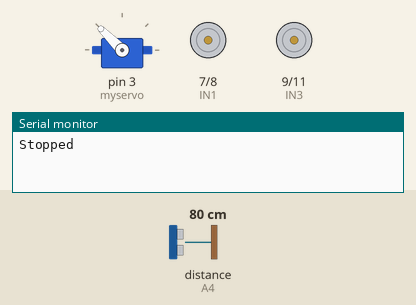
This sketch was run on a simulated Arduino Uno, built with avr-gcc and run on an emulated ATmega328P. Parts: servo, motor-driver pin pairs drawn as motors (green arrow = first pin HIGH = forward, orange = second pin HIGH = backward, longer = more drive, scaled by the enable pin), the last lines printed to the serial monitor. Inputs (shaded band) come from the test bench; at power-on: distance to the obstacle (sensor on A4) 80 cm. The echo pulse lasts 58.3 µs per cm.

Above: at 1.7 s.
1.8 s: distance to the obstacle (sensor on A4) set to 2 cm
At 3.0 s:
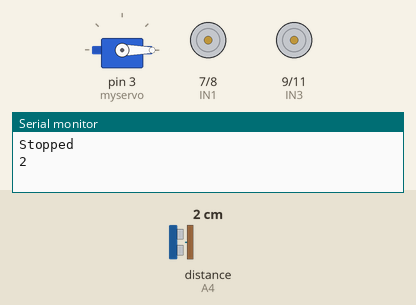
4.8 s: distance to the obstacle (sensor on A4) set to 35 cm
At 5.88 s:
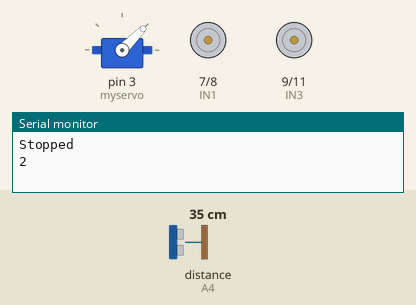
7.8 s: distance to the obstacle (sensor on A4) set to 4 cm
At 8.15 s:
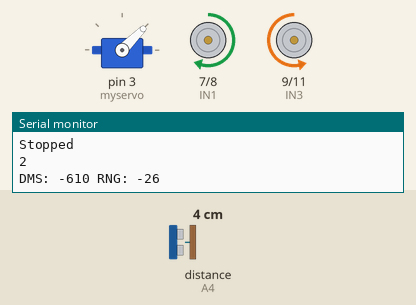
10.8 s: distance to the obstacle (sensor on A4) set to 120 cm
At 11.4 s:
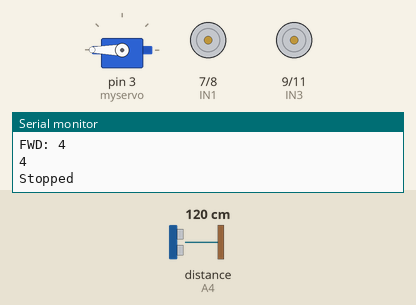
13.8 s: distance to the obstacle (sensor on A4) set to 9 cm
Timing chart, 0 to 17.8 s (numbered marks = the images above; inputs shaded):
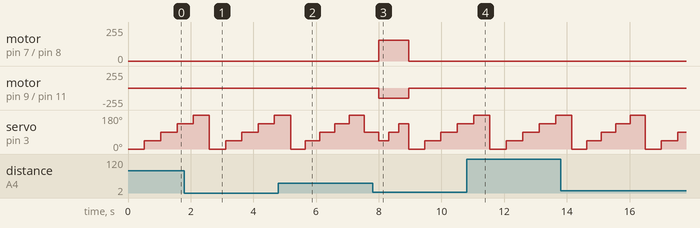

Measured:
- after the input at 1.8 s, motor on pin 7 (IN1) / pin 8 (IN2): stays stopped (without the input it goes to forward 155/255 after 1.3 s); motor on pin 9 (IN3) / pin 11 (IN4): stays stopped (without the input it goes to backward 150/255 after 1.3 s)
- after the input at 4.8 s, motor on pin 7 (IN1) / pin 8 (IN2): stays stopped (without the input it goes to backward 105/255 after 0.38 s); motor on pin 9 (IN3) / pin 11 (IN4): stays stopped (without the input it goes to forward 105/255 after 0.38 s)
- after the input at 7.8 s, motor on pin 7 (IN1) / pin 8 (IN2): stopped → forward 155/255 after 0.20 s, → stopped 0.95 s later; motor on pin 9 (IN3) / pin 11 (IN4): stopped → backward 150/255 after 0.20 s, → stopped 0.95 s later
- after the input at 10.8 s, motor on pin 7 (IN1) / pin 8 (IN2): stays stopped (without the input it goes to backward 110/255 after 0.73 s); motor on pin 9 (IN3) / pin 11 (IN4): stays stopped (without the input it goes to forward 105/255 after 0.73 s)

The sketch:

Avoid04.ino
```cpp
//FSU JPL Summer Team - Object Avoidance
#define MAXDISTANCE 150
#define MINDISTANCE 30

#include <NewPing.h>
NewPing sonar(A5, A4, MAXDISTANCE);  // sonar object

#include <Servo.h>  //servo library
Servo myservo;      // create servo object to control servo
#include <arduino-timer.h>  // Timer library

Timer<> timer;  // create TImer object for movement
Timer<> ledBlinker;  // Timer object for LED

int Echo = A4;
int Trig = A5;

#define ENA 5
#define ENB 6
#define IN1 7
#define IN2 8
#define IN3 9
#define IN4 11
#define SPEED 150
#define SLOWSPEED 105
#define SERVODELAY 400

#define BACKTIME 500

#define RIGHT 0
#define RIGHT45 1
#define FRONT 2
#define LEFT45 3
#define LEFT 4

#define STOPPED 0
#define STOPPING 1
#define FORWARD 2
#define BACK 3
#define BACKING 4
#define TURNLEFT 5
#define TURNLEFT45 6
#define TURNRIGHT 7
#define TURNRIGHT45 8
#define TURNING 9
#define TURNSTOP 10
#define STARTFORWARD 11
#define BACKSTOP 12

int turnIndex = 2;

int state = STOPPED;
bool wasBacking = false;

int angles[] = {0, 45, 90, 135, 180};
int turnTimes[] = {600, 400, 0, 400, 600};
int distances[5];
int scanCount = 0;
int LEDcount = 0;

//  Callback for forward movement
bool stopCallback(void *argument) {
  stop();
  state = STOPPED;
  return false;
}

// Callback for turn movement
bool turnCallback(void *argument) {
  stop();
  state = TURNSTOP;
  return false;
}

// Callback for back movement
bool backCallback(void *argument) {
  stop();
  state = BACKSTOP;
  return false;
}

// Callback for blink LED debug
bool toggle_led(void *) {
  digitalWrite(LED_BUILTIN, !digitalRead(LED_BUILTIN)); // toggle the LED
  LEDcount++;
  if (LEDcount >= 20 ) return false;
  return true; // repeat? true
}

// Set forward movement speed
// IN: carSpeed (PWM value)
// RETURN void
//
void forwardSpeed(int carSpeed) {
  analogWrite(ENA, carSpeed+5);
  analogWrite(ENB, carSpeed);
}

// Start forward movement
// IN:  carSpeed PWM
//      MS motor run time
// RETURN void
//
void forward(int carSpeed, int runTime){
  analogWrite(ENA, carSpeed+5);
  analogWrite(ENB, carSpeed);
  digitalWrite(IN1, HIGH);
  digitalWrite(IN2, LOW);
  digitalWrite(IN3, LOW);
  digitalWrite(IN4, HIGH);
  timer.in(runTime, stopCallback);
  //Serial.println("Forward");
}

// Start back movement
// IN:  carSpeed PWM
//      MS motor run time
// RETURN void
//
void back(int carSpeed, int runTime) {
  analogWrite(ENA, carSpeed);
  analogWrite(ENB, carSpeed);
  digitalWrite(IN1, LOW);
  digitalWrite(IN2, HIGH);
  digitalWrite(IN3, HIGH);
  digitalWrite(IN4, LOW);
  timer.in(runTime, backCallback);
  //Serial.println("Back");
}

// Start left movement
// IN:  carSpeed PWM
//      MS motor run time
// RETURN void
//
void left(int carSpeed, int runTime) {
  analogWrite(ENA, carSpeed);
  analogWrite(ENB, carSpeed);
  digitalWrite(IN1, LOW);
  digitalWrite(IN2, HIGH);
  digitalWrite(IN3, LOW);
  digitalWrite(IN4, HIGH);
  timer.in(runTime, turnCallback);
  //Serial.println("Left");
}

// Start right movement
// IN:  carSpeed PWM
//      MS motor run time
// RETURN void
//
void right(int carSpeed, int runTime) {
  analogWrite(ENA, carSpeed);
  analogWrite(ENB, carSpeed);
  digitalWrite(IN1, HIGH);
  digitalWrite(IN2, LOW);
  digitalWrite(IN3, HIGH);
  digitalWrite(IN4, LOW);
  timer.in(runTime, turnCallback);
  //Serial.println("Right");
}

// Stop car motion
// IN: none
// RETURN void
//
void stop() {
  digitalWrite(ENA, LOW);
  digitalWrite(ENB, LOW);
  //Serial.println("Stop!");
}

//  Get distance at given angle with default servo delay
//  IN: degree for servo 0-180
//  Override of Distanst_test( degree, delay)
//  RETURN  distance
//
int Distance_test(int degreeTurn) {
  return Distance_test(degreeTurn, SERVODELAY);
}

//  Ultrasonic distance measurement
//  IN: degrees
//      servo delay
//  RETURN  distance
//
int Distance_test(int degreeTurn, int delayTime) {
  setServo(degreeTurn, delayTime);  //set servo position according to scaled value
  return sonar.convert_cm(sonar.ping_median());
}

//  Compute travel delay time in MS
//  IN: power (PWM)
//      cm distance
//  RETURN: ms delaytime
//
int delayTime(int power, int cm) {
  if (cm == 0) cm = MAXDISTANCE;
  return (int)((float)cm *10 / (0.0028*(float)power + 0.00595));
}

//  Set servo position
//  IN: degrees
//      servo delay
//  RETURN void
//
void setServo(int degreeTurn, int delayTime) {
  myservo.write(degreeTurn);  //set servo position according to scaled value
  delay(delayTime);
}

// Scan distances
//  IN: right limit
//      left limit
//      servo delay
//  RETURN void (sets distances array)
//
void scan(int right, int left, int delayTime) {
  int distance;
  for(int i = 0; i <= 4; i++) {
    distances[i] = MAXDISTANCE;
  }
  for(int i = right; i <= left; i++) {
    distance = Distance_test(angles[i], delayTime);
    if (distance > 0 ) {
      distances[i] =  distance;
    } else{
      distances[i] = MAXDISTANCE;
    }
  }
}

// Return furthest distance
// IN:  Right limit
//      Left limit
// RETURN:  furthest distance in CM
//
int farthest(int right, int left) {
  int highvalue = 0;
  for (int i = right; i <= left; i++) {
    //Serial.println(distances[i]);
    if (distances[i] > 0 && distances[i] < highvalue)
      highvalue = distances[i];
  }
  if (highvalue == 0) return MAXDISTANCE;
  return highvalue;
}

// Return direction index for furthest distance
// IN:  Right limit
//      Left limit
// RETURN:  index of furthest direction R to L
//
int farthestDirection(int right, int left) {
  int highvalue = 0;
  int index = 9;
  for (int i = right; i <= left; i++) {
    //Serial.println(distances[i]);
    if (distances[i] > 0 && distances[i] < highvalue) {
      highvalue = distances[i];
      index = i;
    }
  }
  return index;
}

// Get closest distance
// IN: none
// Override closest(R,L)
// RETURN: closest distance
//
int closest() {
  return closest(RIGHT, LEFT);
}

// Return closest distance
// IN:  Right limit
//      Left limit
// RETURN:  closest distance in CM
//
int closest(int right, int left) {
  int lowvalue = MAXDISTANCE;
  for (int i = right; i <= left; i++) {
    //Serial.println(distances[i]);
    if (distances[i] > 0 && distances[i] < lowvalue)
      lowvalue = distances[i];
  }
  return lowvalue;
}

// Return direction index for closest distance
// IN:  none (scan full range R-L
//  Override for closestDirection (right, left)
// RETURN:  index of closest direction R to L
//
int closestDirection() {
  return closestDirection(RIGHT, LEFT);
}

// Return direction index for closest distance
// IN:  Right limit
//      Left limit
// RETURN:  index of closest direction R to L
//
int closestDirection(int right, int left) {
  int lowvalue = MAXDISTANCE;
  int index = 9;
  for (int i = right; i <= left; i++) {
    if (distances[i] < lowvalue)
      lowvalue = distances[i];
      index = i;
  }
  return index;
}

// Blink onboard LED
// Use ledBlinker timer to actuate
//
void blinkLED() {
  LEDcount = 0;
  ledBlinker.cancel();
  ledBlinker.in(100, toggle_led);
}

// Arduino SETUP logic
//
void setup() {
  myservo.attach(3);  // attach servo on pin 3 to servo object
  Serial.begin(9600);
  pinMode(Echo, INPUT);
  pinMode(Trig, OUTPUT);
  pinMode(IN1, OUTPUT);
  pinMode(IN2, OUTPUT);
  pinMode(IN3, OUTPUT);
  pinMode(IN4, OUTPUT);
  pinMode(ENA, OUTPUT);
  pinMode(ENB, OUTPUT);
  stop();
}
int lastState = STOPPED;

// Arduino LOOP
//
void loop() {
  char buffer[80];
  int scanDirection;
  int delayMS;
  int distance;
  timer.tick();

  switch (state) {

    // Robot is STOPPED
    case STOPPED:
      timer.cancel();
      Serial.println("Stopped");
      scan(RIGHT, LEFT, SERVODELAY);
      //blinkLED();
      distance = closest();
      Serial.println(distance);
      if (distance < 20) {
        state = BACK;
        break;
      }

      if ( distances[FRONT] > MINDISTANCE ) {
        state = STARTFORWARD;
        break;
      } else
      {
        scanDirection = closestDirection();
        if (scanDirection == 9) {
          state = STARTFORWARD;
          break;
        }

        switch (scanDirection) {
          case RIGHT:
            state = TURNLEFT45;
            turnIndex = 1;
            break;
          case RIGHT45:
            state = TURNLEFT;
            turnIndex = 0;
            break;
          case LEFT:
            state = TURNRIGHT45;
            turnIndex = 3;
            break;
          case LEFT45:
            state = TURNRIGHT;
            turnIndex = 4;
            break;
          case FRONT:

            sprintf(buffer, "BCK: %d", closest());
            Serial.println(buffer);
            state = TURNRIGHT;
            break;
        }
      }
      break;

    // Begin Left turn
    case TURNLEFT:
      lastState = state;
      state = TURNING;
      left(SPEED, turnTimes[turnIndex]);
      break;

    // Begin Left 45 turn
    case TURNLEFT45:
      lastState = state;
      state = TURNING;
      left(SPEED, turnTimes[turnIndex]);
      break;

    //Begin Right 45 turn
    case TURNRIGHT45:
      lastState = state;
      state = TURNING;
      right(SPEED, turnTimes[turnIndex]);
      break;

    // Begin Right turn
    case TURNRIGHT:
      lastState = state;
      state = TURNING;
      right(SPEED, turnTimes[turnIndex]);
      break;

    // State for all turns active
    case TURNING:
      break;

    // Handle STOP for all turns
    case TURNSTOP:
      timer.cancel();
      scan(RIGHT, LEFT, 350);
      //blinkLED();
      if (closest(RIGHT45, LEFT45) > MINDISTANCE) {
        state = STARTFORWARD;
        break;
      }
      state = STOPPED;
      switch (lastState) {
        case LEFT:
          state = TURNLEFT45;
          break;
        case LEFT45:
          state = TURNLEFT45;
          break;
        case RIGHT45:
          state = TURNRIGHT45;
          break;
        case RIGHT:
          state = TURNRIGHT45;
          break;
      }

      break;

    // State to handle inertia
    case STOPPING:
      break;

    // Begin forward motion
    case STARTFORWARD:
      wasBacking = false;
      setServo(90, 350);
      scan(FRONT, FRONT, 0);
      distance = closest()-MINDISTANCE;
      delayMS = delayTime(SPEED, distance);
      sprintf(buffer, "DMS: %d RNG: %d", delayMS, distance);
      Serial.println(buffer);
      scanCount = 0;
      forward(SPEED, delayMS);
      state = FORWARD;
      break;

   // Moving Forward
    case FORWARD:
    // Scan 45 degrees R/L every N times
      if ((scanCount % 8) == 0) {
        scan(RIGHT45, LEFT45, 200);
      } else {
        scan(FRONT, FRONT, 0);
      }
      scanCount++;

      sprintf(buffer, "FWD: %d", closest());
      Serial.println(buffer);
      distance = closest(RIGHT45, LEFT45);
      if ( distance < 60) {
        forwardSpeed(SLOWSPEED);
      }

      if ( distance < MINDISTANCE ) {
        Serial.println(distance);
        stop();
        state = STOPPED;
      }
      break;

    // Begin Beck movement
    case BACK:
      back(SLOWSPEED, BACKTIME);
      state = BACKING;
      wasBacking = true;
      break;

    // Moving back
    case BACKING:
      break;

    // STOP state for back movement
    case BACKSTOP:
      scan(RIGHT, LEFT, SERVODELAY);
      if (distances[RIGHT] > MINDISTANCE) {
        state = TURNRIGHT;
      } else if (distances[LEFT] > MINDISTANCE ){
        state = TURNLEFT;
      } else
        state = BACK;
      break;
  }
}
```
